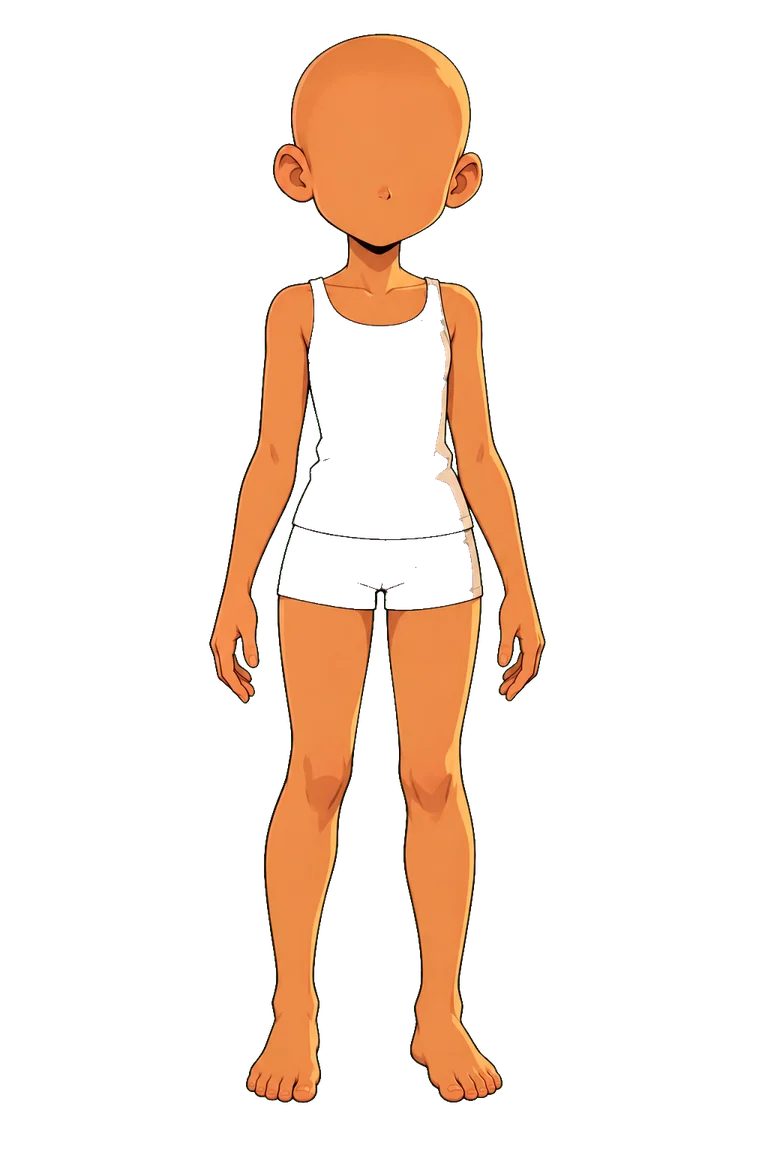
#> input picture src/art/assets/d4/body_skin.webp, 768 x 1152 px, given in place of body_skin.png, which was not available
$ python skin_map.py
#> lines starting #> are read from the running program, lines starting #| are printed output that depends on the picture; pictures that were not available may be replaced by others from this repository, and a replacement may not be noted
import numpy as np, colorsys
from PIL import Image
TONES = {'porcelana':'#fbe0cf','clara':'#f6cdb0','bege':'#ebb98f','oliva':'#d9a074','dourada':'#c58a5c','caramelo':'#a86d44','castanha':'#86542f','ebano':'#5e3a24'}
def hx(h): return np.array([int(h[i:i+2],16) for i in (1,3,5)])/255
def ramp(hexv):
    r,g,b = hx(hexv); h,l,s = colorsys.rgb_to_hls(r,g,b)
    def c(dl,ds=0,dh=0):
        return np.array(colorsys.hls_to_rgb((h+dh)%1, min(1,max(0,l+dl)), min(1,max(0,s+ds))))
    line = c(-l*0.62, +0.05, -0.012)
    shade= c(-0.10-l*0.12, +0.06, -0.012)
    base = np.array([r,g,b])
    high = c((1-l)*0.30, -0.04, +0.006)
    return [line, shade, base, high]
STOPS=[0.0,0.22,0.77,1.0]   # luminância normalizada (0..207) do corpo-molde
def apply(img, hexv):
    a = np.array(img).astype(float); lum=(a[...,:3]@[0.299,0.587,0.114])/207
    R = ramp(hexv); out=np.zeros(a[...,:3].shape)
    for ch in range(3): out[...,ch]=np.interp(lum, STOPS, [x[ch] for x in R])
    return np.dstack([out*255, a[...,3]]).astype(np.uint8)
if __name__=='__main__':
    sk = Image.open('body_skin.png'); und=Image.open('body_under.png')
#> further down, sk is the input picture: PIL image 768x1152 RGBA; mean R, G, B, A 36.9, 23.2, 13.1, 40.2
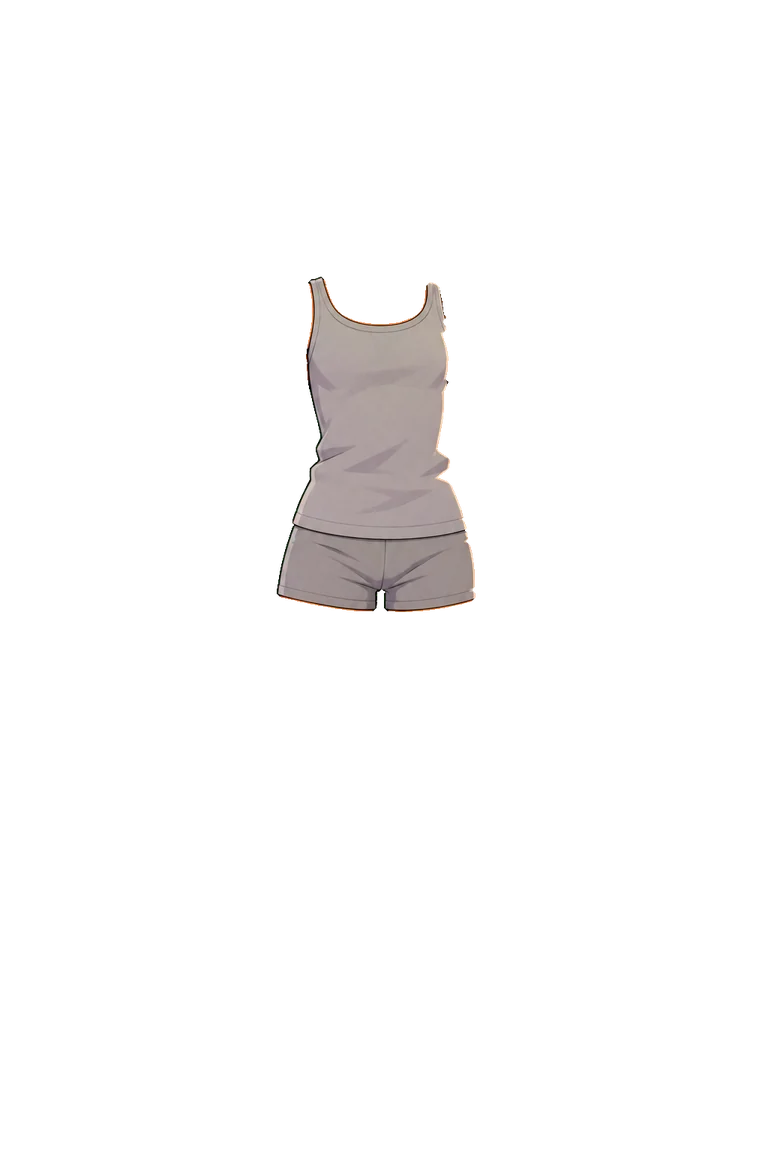
#> input picture src/art/assets/d4/body_under.webp, 768 x 1152 px, given in place of body_under.png, which was not available
#> further down, und is the input picture: PIL image 768x1152 RGBA; mean R, G, B, A 9.5, 8.6, 8.4, 13
    W=Image.new('RGBA',(8*300,520),(220,226,240,255))
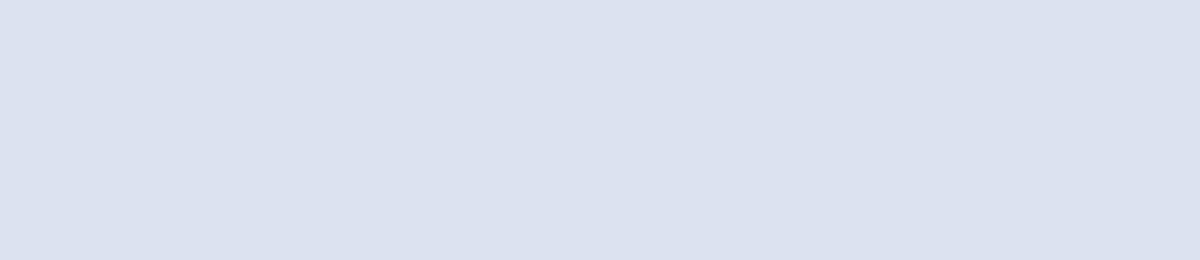
#> W: PIL image 2400x520 RGBA (shown at 1/2 size); mean R, G, B, A 220, 226, 240, 255
    for i,(k,v) in enumerate(TONES.items()):
        t = Image.fromarray(apply(sk,v),'RGBA').crop((300,20,740,540)).resize((300,354))
        W.alpha_composite(t,(i*300,0))
        t2 = Image.fromarray(apply(sk,v),'RGBA').crop((250,760,780,1000)).resize((300,136))
        W.alpha_composite(t2,(i*300,360))
#> this loop made 8 passes
#> pass 1, in apply, `lum = a[..., :3] @ [0.299, 0.587, 0.114] / 207`:
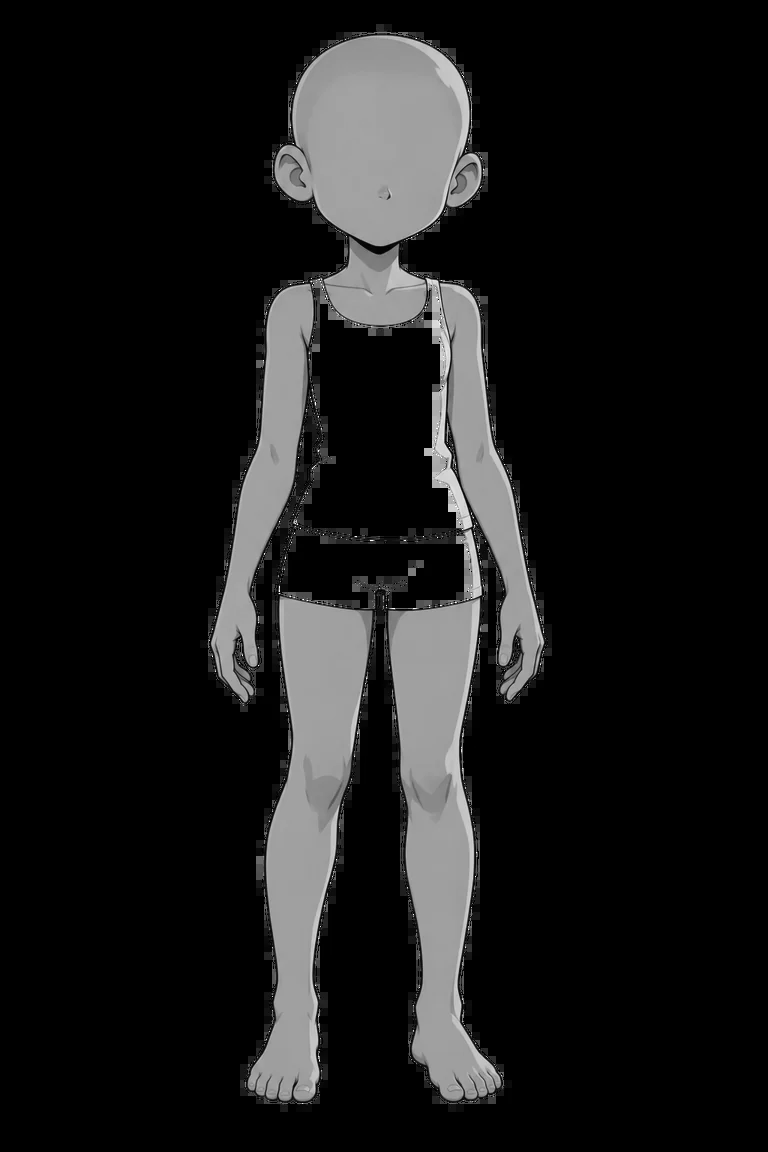
#> lum: shape (1152, 768) float64; min 0, max 1.23, mean 0.126; drawn with min black and max white
#> pass 1, `t = Image.fromarray(apply(sk,v),'RGBA').crop((300,20,740,540)).resize(..`:
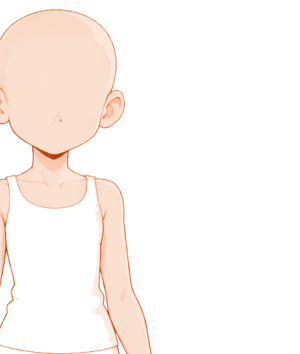
#> t: PIL image 300x354 RGBA; mean R, G, B, A 58.9, 50.3, 45.5, 57.3; transparent parts drawn white
#> after the loop:
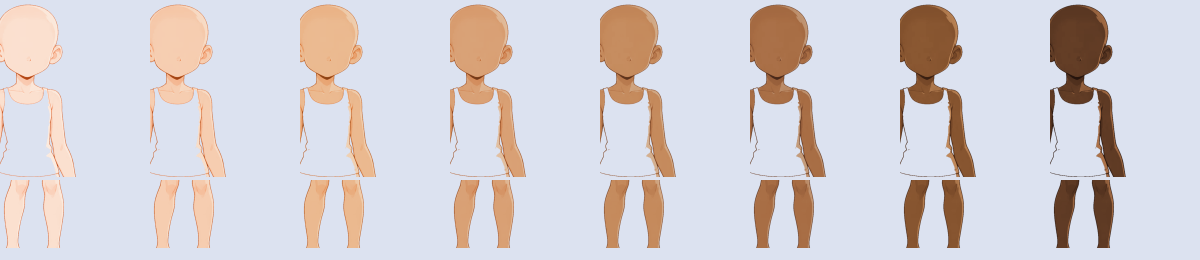
#> W: PIL image 2400x520 RGBA (shown at 1/2 size); mean R, G, B, A 213.8, 208.3, 212.1, 255
#> after the loop:
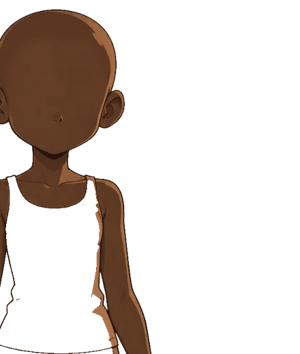
#> t: PIL image 300x354 RGBA; mean R, G, B, A 22.5, 13.9, 8.6, 57.3; transparent parts drawn white
#> after the loop:
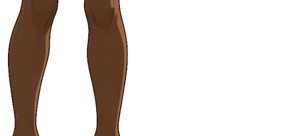
#> t2: PIL image 300x136 RGBA; mean R, G, B, A 21.2, 13, 8, 56.3; transparent parts drawn white
    W.convert('RGB').save('skin_tones.png')
